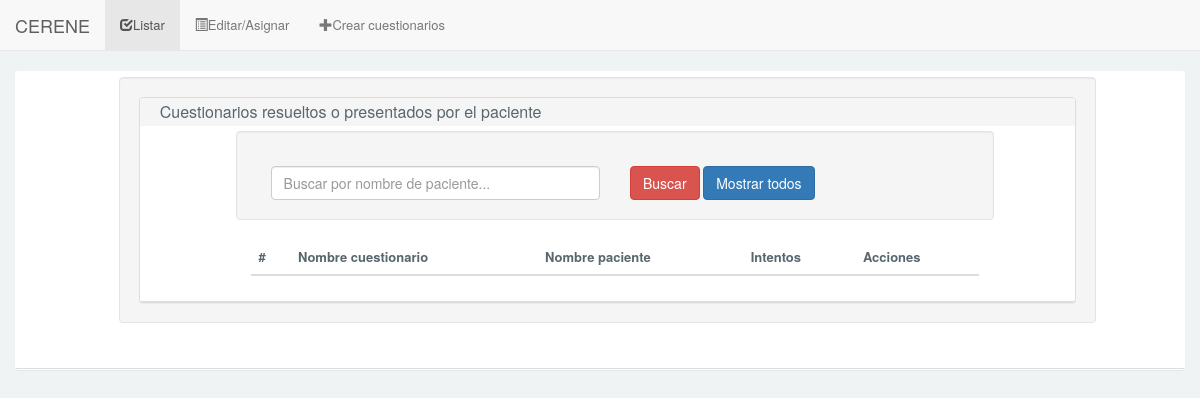
Page /Cuestionario/cuestionarioListarBuscarRP.php on the earlier database version.
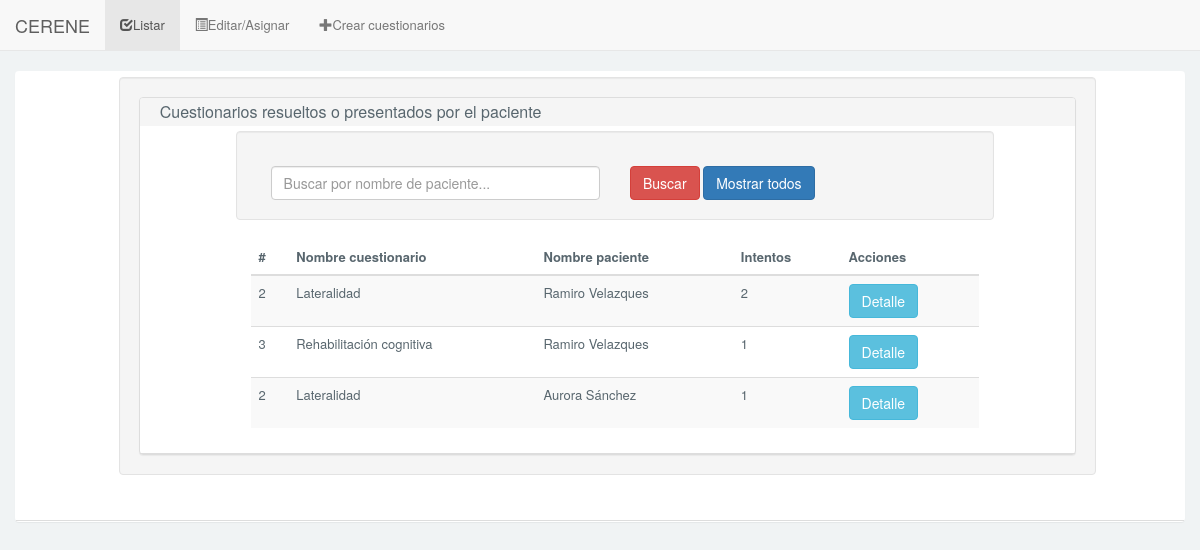
Same page on the later database version.
### tables this page shows
CREATE TABLE IF NOT EXISTS `cuestionarioResuelto` (
  `idCuestionarioResuelto` INT NOT NULL AUTO_INCREMENT,
  `estatus` TINYINT(1) NULL,
  `fecha` DATE NULL,
  `tiempoInicio` TIME NULL,
  `tiempoFin` TIME NULL,
  `limiteTiempo` TIME NULL,
  `puntuacion` INT(3) NULL,
  `intento` INT(2) NULL,
  `idPaciente` INT NOT NULL,
  `idCuestionario` INT NOT NULL,
  PRIMARY KEY (`idCuestionarioResuelto`),
  INDEX `fk_cuestionarioResuelto_Paciente1_idx` (`idPaciente` ASC),
  INDEX `fk_cuestionarioResuelto_cuestionario1_idx` (`idCuestionario` ASC),
  CONSTRAINT `fk_cuestionarioResuelto_Paciente1`
    FOREIGN KEY (`idPaciente`)
    REFERENCES `Paciente` (`idPaciente`)
    ON DELETE NO ACTION
    ON UPDATE NO ACTION,
  CONSTRAINT `fk_cuestionarioResuelto_cuestionario1`
    FOREIGN KEY (`idCuestionario`)
    REFERENCES `cuestionario` (`idCuestionario`)
    ON DELETE NO ACTION
    ON UPDATE NO ACTION);

CREATE TABLE IF NOT EXISTS `cuestionario` (
  `idCuestionario` INT NOT NULL AUTO_INCREMENT,
  `nombre` VARCHAR(200) NOT NULL,
  PRIMARY KEY (`idCuestionario`));

CREATE TABLE IF NOT EXISTS `Paciente` (
  `idPaciente` INT NOT NULL AUTO_INCREMENT,
  `nombre` VARCHAR(100) NOT NULL,
  `apellidoPaterno` VARCHAR(100) NOT NULL,
  `apellidoMaterno` VARCHAR(100) NOT NULL,
  `numHermanos` INT NOT NULL,
  `lateralidad` VARCHAR(15) NOT NULL,
  `gradoEscolar` VARCHAR(45) NOT NULL,
  `fechaNacimiento` DATE NULL,
  `calle` VARCHAR(255) NULL,
  `numero` VARCHAR(45) NULL,
  `colonia` VARCHAR(100) NULL,
  `municipio` VARCHAR(100) NULL,
  `estado` VARCHAR(50) NULL,
  `cp` INT NULL,
  `genero` VARCHAR(10) NOT NULL,
  `foto` VARCHAR(255) NULL,
  PRIMARY KEY (`idPaciente`));

### Cuestionario/conexion/conexion.php (called while the page is built, shortened)
<?php
	class Conexion{
		public static function conectar(){
		    $server = "localhost";
		    $user = "root";
		    $pass = "";
		    $bd = "cuestionario";
		    $conexion = mysqli_connect($server, $user, $pass,$bd);
		    return $conexion;
		}
		public static function consultaDevolver($sql){
			$conexion = Conexion::conectar();
		    mysqli_set_charset($conexion, "utf8");
		    $resultado = mysqli_query($conexion,$sql);
		    return $resultado;
		}
	}
?>

### Cuestionario/models/cuestionariosResueltos_models.php (called while the page is built, shortened)
<?php
	class cuestionariosResueltos_models{
		public static function buscarRP($cadena){
			$sql = "SELECT cuestionarioresuelto.idCuestionarioResuelto, cuestionarioresuelto.idCuestionario, cuestionarioresuelto.idPaciente, cuestionario.nombre AS nombreCuestionario, paciente.nombre AS nombrePaciente, paciente.apellidoPaterno, MAX(cuestionarioresuelto.intento) AS intentos FROM cuestionario INNER JOIN cuestionarioresuelto ON cuestionario.idCuestionario = cuestionarioresuelto.idCuestionario INNER JOIN paciente ON cuestionarioresuelto.idPaciente = paciente.idPaciente WHERE cuestionarioresuelto.estatus = '1' AND (paciente.nombre LIKE '%$cadena%' OR paciente.apellidoPaterno LIKE '%$cadena%' OR paciente.apellidoMaterno = '%$cadena%') GROUP BY cuestionarioresuelto.idPaciente, cuestionarioresuelto.idCuestionario";
			$resultado = Conexion::consultaDevolver($sql);
			return $resultado;
		}
	}
?>

### Cuestionario/cuestionarioListarBuscarRP.php (the view, shortened to what the changed rows need)
<!DOCTYPE html>
<html lang="es">
    <?php include("design/head.php"); ?>
    <body>
        <?php
            include("design/header.php");
            if(isset($_POST['nombre_RP'])){
                $cadena = $_POST['nombre_RP'];
            }else{
                $cadena = "";
            }
            $resultado = cuestionariosResueltos_models::buscarRP($cadena);
        ?>
        <div id="content" class="article-v1">
            <div class="col-md-12">
                <div class="panel">
                    <div class="panel-body">
                        <div class="panel-group">
                            <div class="row">
                                <div class="col-md-10 col-md-offset-1 well">
                                    <div class="panel panel-default">
                                    <div class="panel-body">
                                        <div class="col-md-10 col-md-offset-1 bg-border table-responsive">
                                            <table class="table table-striped table-hover">
                                                <thead>
                                                    <tr>
                                                        <th>#</th>
                                                        <th>Nombre cuestionario</th>
                                                        <th>Nombre paciente</th>
                                                        <th>Intentos</th>
                                                        <th>Acciones</th>
                                                    </tr>
                                                </thead>
                                                <tbody>
                                                <?php
                                                    $i = 0;
                                                    while($row = mysqli_fetch_assoc($resultado)){
                                                ?>
                                                    <tr>
                                                        <td><?php echo $row['idCuestionario']; ?></td>
                                                        <td><?php echo $row['nombreCuestionario']; ?></td>
                                                        <td><?php echo $row['nombrePaciente'] . " " . $row['apellidoPaterno']; ?></td>
                                                        <td><?php echo $row['intentos']; ?></td>
                                                        <td><a class="btn btn-info"  href="javascript:document.form_editar<?php echo $i; $i++; ?>.submit()">Detalle</a></td>
                                                    </tr>
                                                <?php } ?>
                                                </tbody>
                                            </table>
                                        </div>
                                    </div>
                                </div>
                            </div>
                        </div>
                </div>
            </div>
        </div>
        </div>
    </div>
</body>
</html>

### Cuestionario/design/header.php (shortened to what the changed rows need)
<nav class="navbar navbar-default navbar-static-top" role="navigation">
    <div class="navbar-header">
        <a class="navbar-brand" href="#">CERENE</a>
    </div>
</nav>

Differences in the rows shown:
added cuestionarioresuelto: idCuestionario "2", idCuestionario.nombre "Lateralidad", idPaciente.nombre "Ramiro", idPaciente.apellidoPaterno "Velazques", intentos "2"
added cuestionarioresuelto: idCuestionario "3", idCuestionario.nombre "Rehabilitación cognitiva", idPaciente.nombre "Ramiro", idPaciente.apellidoPaterno "Velazques", intentos "1"
added cuestionarioresuelto: idCuestionario "2", idCuestionario.nombre "Lateralidad", idPaciente.nombre "Aurora", idPaciente.apellidoPaterno "Sánchez", intentos "1"
